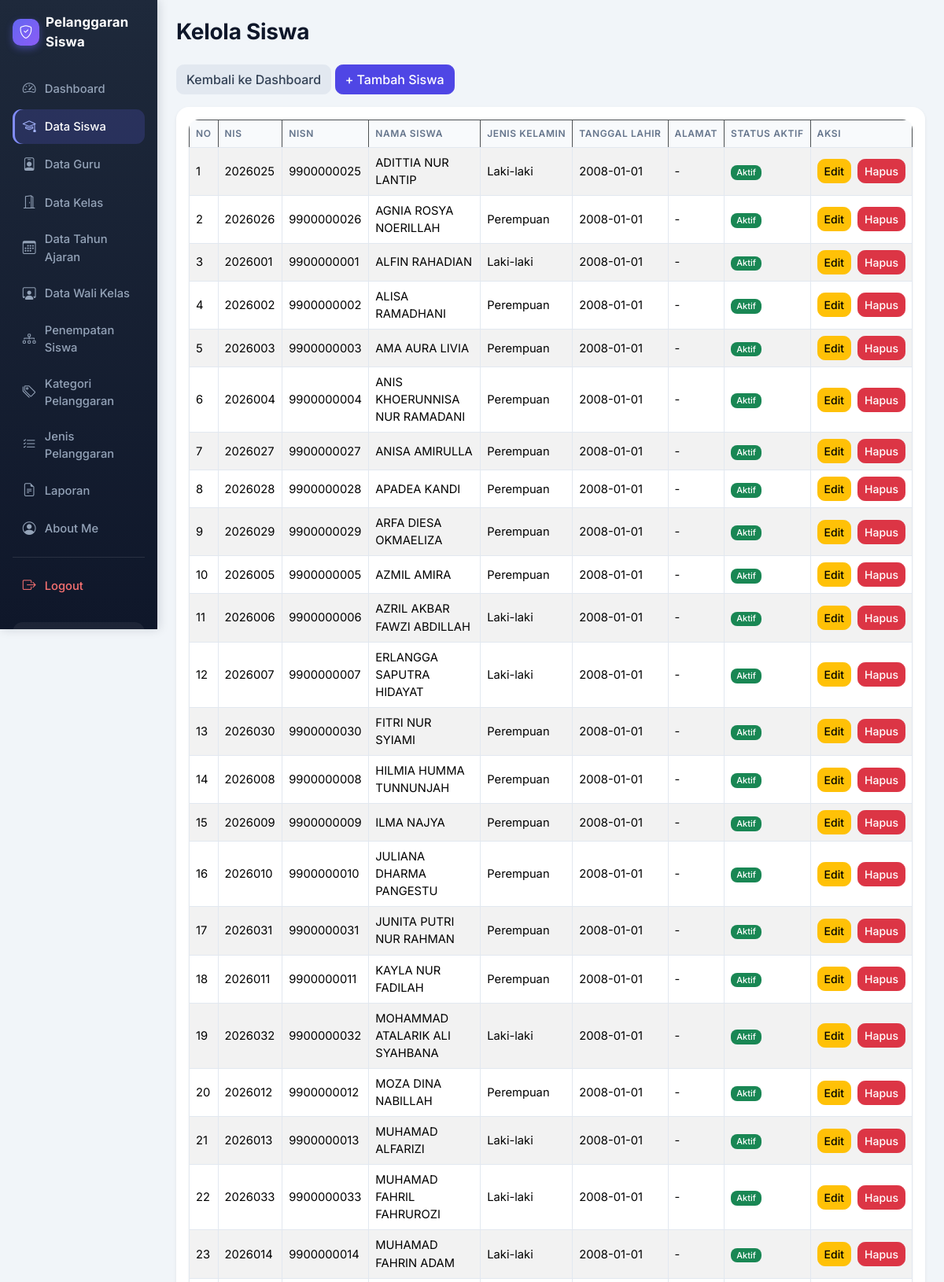
The page /kelola_siswa.php (signed in, upper part) on the database its author committed.
### tables this page shows
CREATE TABLE `t_siswa` (
  `id` int(11) NOT NULL,
  `nis` varchar(30) DEFAULT NULL,
  `nisn` varchar(20) NOT NULL,
  `nama` varchar(150) DEFAULT NULL,
  `jenis_kelamin` char(1) NOT NULL,
  `tanggal_lahir` date NOT NULL,
  `alamat` text NOT NULL,
  `status_aktif` tinyint(1) NOT NULL,
  `created_at` timestamp NOT NULL DEFAULT current_timestamp(),
  `updated_at` timestamp NOT NULL DEFAULT current_timestamp()
);

### kelola_siswa.php (the view, shortened to what this page needs)
<?php
include 'config/koneksi.php';
include_once 'includes/helper.php';
$sql = "SELECT * FROM t_siswa ORDER BY nama ASC";
$hasil = mysqli_query($koneksi, $sql);
?>
<!DOCTYPE html>
<html lang="id">
<head>
    <link href="https://cdn.jsdelivr.net/npm/bootstrap@5.3.8/dist/css/bootstrap.min.css"
          rel="stylesheet">
    <link href="https://cdn.datatables.net/2.3.4/css/dataTables.bootstrap5.min.css"
          rel="stylesheet">
</head>
<body>
<div class="container-fluid">
    <div class="row">
        <?php include 'layout/sidebar.php'; ?>
        <main class="col-md-9 col-lg-10 p-4">
            <h1 class="mb-4">Kelola Siswa</h1>
            <div class="mb-3">
                <a href="dashboard.php" class="btn btn-secondary">
                    Kembali ke Dashboard
                </a>
                <a href="tambah_siswa.php" class="btn btn-primary">
                    + Tambah Siswa
                </a>
            </div>
            <div class="card shadow-sm">
                <div class="card-body">
                    <div class="table-responsive">
                        <table id="tabelSiswa"
                               class="table table-striped table-bordered table-hover align-middle w-100">
                            <thead class="table-dark">
                                <tr>
                                    <th>No</th>
                                    <th>NIS</th>
                                    <th>NISN</th>
                                    <th>Nama Siswa</th>
                                    <th>Jenis Kelamin</th>
                                    <th>Tanggal Lahir</th>
                                    <th>Alamat</th>
                                    <th>Status Aktif</th>
                                    <th>Aksi</th>
                                </tr>
                            </thead>
                            <tbody>
                            <?php $no = 1; while ($row = mysqli_fetch_assoc($hasil)) { ?>
                                <tr>
                                    <td><?= $no++; ?></td>
                                    <td>
                                        <?= htmlspecialchars($row['nis'] ?? '') ?>
                                    </td>
                                    <td>
                                        <?= htmlspecialchars($row['nisn'] ?? '') ?>
                                    </td>
                                    <td>
                                        <?= htmlspecialchars($row['nama'] ?? '') ?>
                                    </td>
                                    <td>
                                        <?php
                                        if ($row['jenis_kelamin'] == 'L') {
                                            echo "Laki-laki";
                                        } elseif ($row['jenis_kelamin'] == 'P') {
                                            echo "Perempuan";
                                        } else {
                                            echo "-";
                                        }
                                        ?>
                                    </td>
                                    <td>
                                        <?= htmlspecialchars($row['tanggal_lahir'] ?? '-') ?>
                                    </td>
                                    <td>
                                        <?= htmlspecialchars($row['alamat'] ?? '-') ?>
                                    </td>
                                    <td>
                                        <?= badge_status($row['status_aktif']) ?>
                                    </td>
                                    <td>
                                        <div class="d-flex gap-2">
                                            <a href="edit_siswa.php?id=<?= urlencode($row['id']) ?>"
                                               class="btn btn-warning btn-sm">
                                                Edit
                                            </a>
                                            <a href="hapus_siswa.php?id=<?= urlencode($row['id']) ?>"
                                               class="btn btn-danger btn-sm"
                                               onclick="return confirm('Yakin ingin menghapus data siswa ini?');">
                                                Hapus
                                            </a>
                                        </div>
                                    </td>
                                </tr>
                            <?php } ?>
                            </tbody>
                        </table>
                    </div>
                </div>
            </div>
        </main>
    </div>
</div>
</body>
</html>

### includes/helper.php (shortened to what this page needs)
<?php
function badge_status($nilai)
{
    if ((string) $nilai === '1') {
        return '<span class="badge bg-success">Aktif</span>';
    }
    return '<span class="badge bg-secondary">Tidak Aktif</span>';
}

### layout/sidebar.php (style rules this page uses)
:root { --bs-primary: #4f46e5; --bs-primary-rgb: 79, 70, 229; --bs-body-font-family: 'Inter', system-ui, -apple-system, 'Segoe UI', Roboto, sans-serif; --sb-dark: #0f172a; --sb-dark-2: #1e293b; }
body { background: #f1f5f9; color: #334155; font-family: var(--bs-body-font-family); }
main { animation: sbFade .35s ease; }
main h1, main h2, main h3 { color: #0f172a; font-weight: 700; letter-spacing: -.01em; }
main h1 { font-size: 1.75rem; }
main .card { border: 0; border-radius: 1rem; box-shadow: 0 1px 3px rgba(15, 23, 42, .06), 0 4px 14px rgba(15, 23, 42, .05); transition: transform .15s ease, box-shadow .15s ease; }
main .table { --bs-table-bg: #fff; --bs-border-color: #e2e8f0; }
main .table thead th { background: #f8fafc; color: #64748b; font-size: .75rem; font-weight: 600; text-transform: uppercase; letter-spacing: .05em; white-space: nowrap; border-bottom: 1px solid #e2e8f0; }
main .table td { vertical-align: middle; font-size: .92rem; }
main .table-responsive { border-radius: .8rem; box-shadow: 0 1px 3px rgba(15, 23, 42, .06); background: #fff; }
main .btn { border-radius: .6rem; font-weight: 500; transition: all .15s ease; }
.btn-primary { --bs-btn-bg: #4f46e5; --bs-btn-border-color: #4f46e5; --bs-btn-hover-bg: #4338ca; --bs-btn-hover-border-color: #4338ca; --bs-btn-active-bg: #3730a3; --bs-btn-active-border-color: #3730a3; --bs-btn-disabled-bg: #4f46e5; --bs-btn-disabled-border-color: #4f46e5; --bs-btn-focus-shadow-rgb: 99, 102, 241; }
main .btn-secondary { --bs-btn-bg: #e2e8f0; --bs-btn-border-color: #e2e8f0; --bs-btn-color: #334155; --bs-btn-hover-bg: #cbd5e1; --bs-btn-hover-border-color: #cbd5e1; --bs-btn-hover-color: #0f172a; --bs-btn-active-bg: #cbd5e1; --bs-btn-active-border-color: #cbd5e1; --bs-btn-active-color: #0f172a; }
main .badge { font-weight: 500; border-radius: .5rem; }

### rows shown on the page
t_siswa: nis "2026025", nisn "9900000025", nama "ADITTIA NUR LANTIP", jenis_kelamin "Laki-laki", tanggal_lahir "2008-01-01", alamat "-", status_aktif "Aktif"
t_siswa: nis "2026026", nisn "9900000026", nama "AGNIA ROSYA NOERILLAH", jenis_kelamin "Perempuan", tanggal_lahir "2008-01-01", alamat "-", status_aktif "Aktif"
t_siswa: nis "2026001", nisn "9900000001", nama "ALFIN RAHADIAN", jenis_kelamin "Laki-laki", tanggal_lahir "2008-01-01", alamat "-", status_aktif "Aktif"
t_siswa: nis "2026002", nisn "9900000002", nama "ALISA RAMADHANI", jenis_kelamin "Perempuan", tanggal_lahir "2008-01-01", alamat "-", status_aktif "Aktif"
t_siswa: nis "2026003", nisn "9900000003", nama "AMA AURA LIVIA", jenis_kelamin "Perempuan", tanggal_lahir "2008-01-01", alamat "-", status_aktif "Aktif"
t_siswa: nis "2026004", nisn "9900000004", nama "ANIS KHOERUNNISA NUR RAMADANI", jenis_kelamin "Perempuan", tanggal_lahir "2008-01-01", alamat "-", status_aktif "Aktif"
t_siswa: nis "2026027", nisn "9900000027", nama "ANISA AMIRULLA", jenis_kelamin "Perempuan", tanggal_lahir "2008-01-01", alamat "-", status_aktif "Aktif"
t_siswa: nis "2026028", nisn "9900000028", nama "APADEA KANDI", jenis_kelamin "Perempuan", tanggal_lahir "2008-01-01", alamat "-", status_aktif "Aktif"
t_siswa: nis "2026029", nisn "9900000029", nama "ARFA DIESA OKMAELIZA", jenis_kelamin "Perempuan", tanggal_lahir "2008-01-01", alamat "-", status_aktif "Aktif"
t_siswa: nis "2026005", nisn "9900000005", nama "AZMIL AMIRA", jenis_kelamin "Perempuan", tanggal_lahir "2008-01-01", alamat "-", status_aktif "Aktif"
t_siswa: nis "2026006", nisn "9900000006", nama "AZRIL AKBAR FAWZI ABDILLAH", jenis_kelamin "Laki-laki", tanggal_lahir "2008-01-01", alamat "-", status_aktif "Aktif"
t_siswa: nis "2026007", nisn "9900000007", nama "ERLANGGA SAPUTRA HIDAYAT", jenis_kelamin "Laki-laki", tanggal_lahir "2008-01-01", alamat "-", status_aktif "Aktif"
t_siswa: nis "2026030", nisn "9900000030", nama "FITRI NUR SYIAMI", jenis_kelamin "Perempuan", tanggal_lahir "2008-01-01", alamat "-", status_aktif "Aktif"
t_siswa: nis "2026008", nisn "9900000008", nama "HILMIA HUMMA TUNNUNJAH", jenis_kelamin "Perempuan", tanggal_lahir "2008-01-01", alamat "-", status_aktif "Aktif"
t_siswa: nis "2026009", nisn "9900000009", nama "ILMA NAJYA", jenis_kelamin "Perempuan", tanggal_lahir "2008-01-01", alamat "-", status_aktif "Aktif"
t_siswa: nis "2026010", nisn "9900000010", nama "JULIANA DHARMA PANGESTU", jenis_kelamin "Perempuan", tanggal_lahir "2008-01-01", alamat "-", status_aktif "Aktif"
t_siswa: nis "2026031", nisn "9900000031", nama "JUNITA PUTRI NUR RAHMAN", jenis_kelamin "Perempuan", tanggal_lahir "2008-01-01", alamat "-", status_aktif "Aktif"
t_siswa: nis "2026011", nisn "9900000011", nama "KAYLA NUR FADILAH", jenis_kelamin "Perempuan", tanggal_lahir "2008-01-01", alamat "-", status_aktif "Aktif"
t_siswa: nis "2026032", nisn "9900000032", nama "MOHAMMAD ATALARIK ALI SYAHBANA", jenis_kelamin "Laki-laki", tanggal_lahir "2008-01-01", alamat "-", status_aktif "Aktif"
t_siswa: nis "2026012", nisn "9900000012", nama "MOZA DINA NABILLAH", jenis_kelamin "Perempuan", tanggal_lahir "2008-01-01", alamat "-", status_aktif "Aktif"
t_siswa: nis "2026013", nisn "9900000013", nama "MUHAMAD ALFARIZI", jenis_kelamin "Laki-laki", tanggal_lahir "2008-01-01", alamat "-", status_aktif "Aktif"
t_siswa: nis "2026033", nisn "9900000033", nama "MUHAMAD FAHRIL FAHRUROZI", jenis_kelamin "Laki-laki", tanggal_lahir "2008-01-01", alamat "-", status_aktif "Aktif"
t_siswa: nis "2026014", nisn "9900000014", nama "MUHAMAD FAHRIN ADAM", jenis_kelamin "Laki-laki", tanggal_lahir "2008-01-01", alamat "-", status_aktif "Aktif"

### other values the page prints
$item[0] "Dashboard"
$item[0] "Data Siswa"
$item[0] "Data Guru"
$item[0] "Data Kelas"
$item[0] "Data Tahun Ajaran"
$item[0] "Data Wali Kelas"
$item[0] "Penempatan Siswa"
$item[0] "Kategori Pelanggaran"
$item[0] "Jenis Pelanggaran"
$item[0] "Laporan"
$item[0] "About Me"
